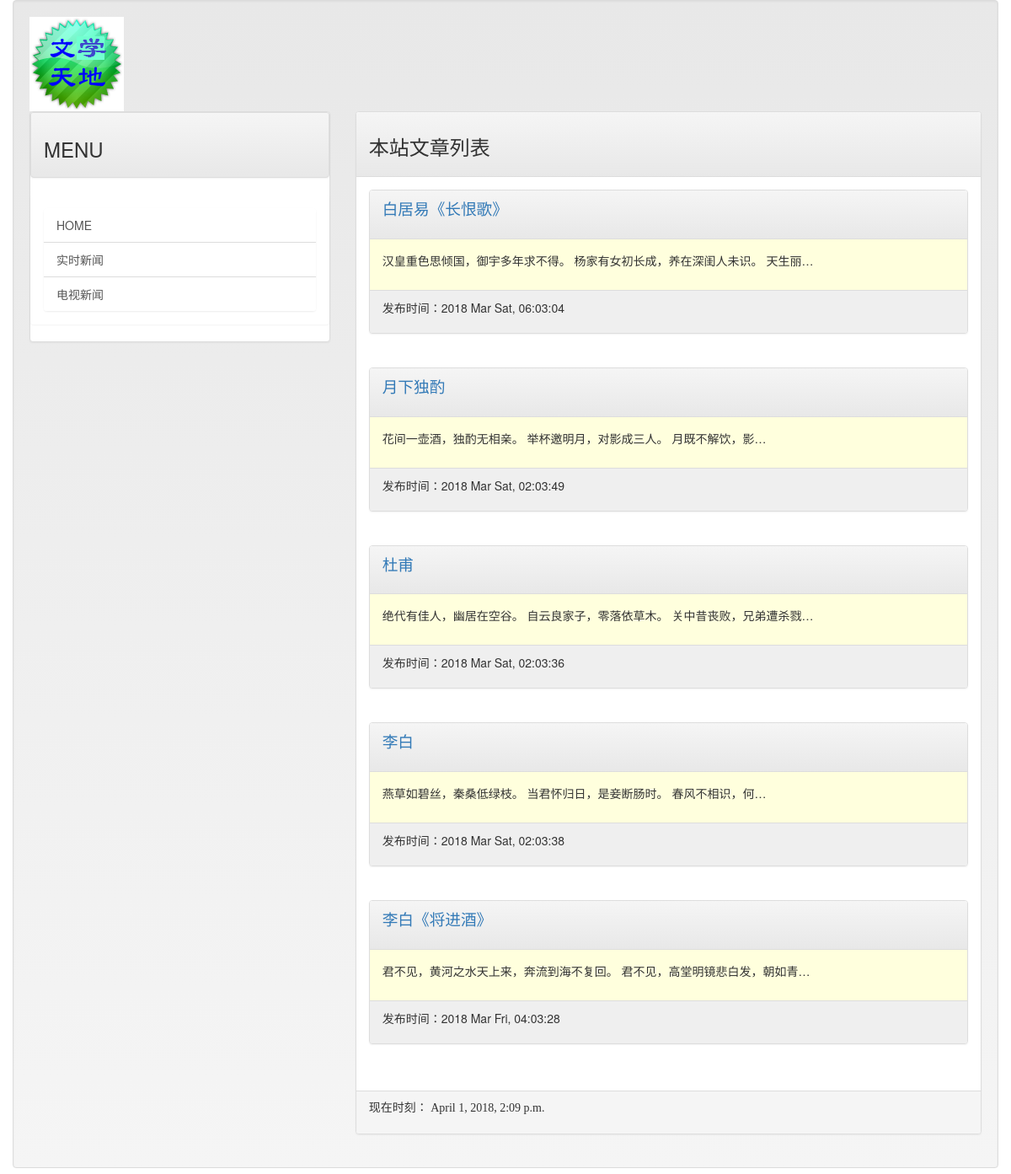
The app's page /, older data.
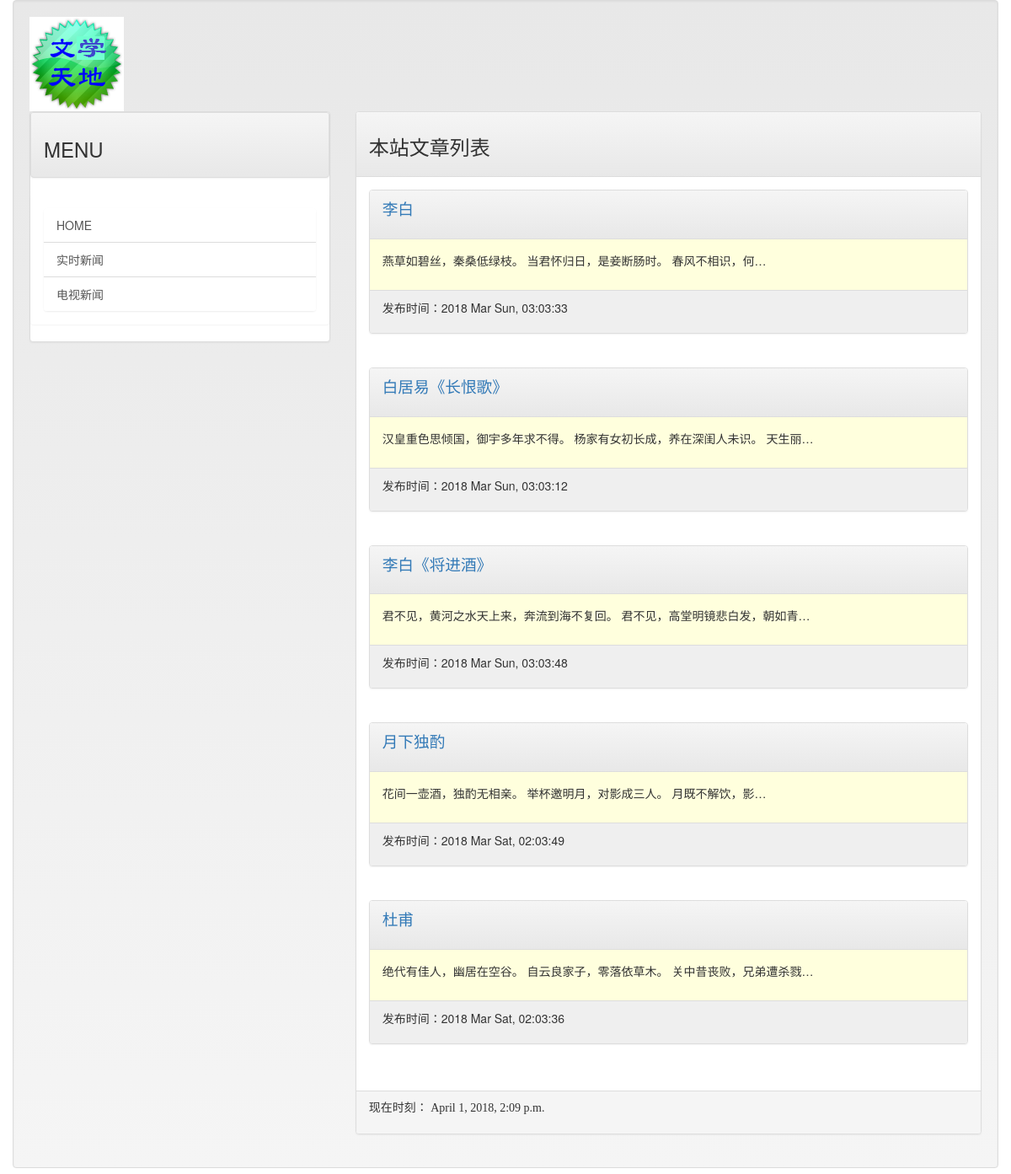
The same page, newer data.
### mainsite/models.py (models this page shows, shortened)
class Post(models.Model):
    title = models.CharField(max_length=200)
    slug = models.CharField(max_length=200)
    body = models.TextField()
    pub_date = models.DateTimeField(auto_now=True)
    class Meta:
        ordering = ('-pub_date',)

### mainsite/views.py (the view)
# urls.py: url('^$',homepage),
def homepage(request):
    template = get_template('index.html')
    posts = Post.objects.all()
    now = datetime.now()
    html = template.render(locals())
    return HttpResponse(html)

### templates/index.html (shortened to what this page needs)
{% extends 'base.html'%}
{% block headmessage %}
    <h3 style="font-family: 楷体;">本站文章列表</h3>
{% endblock %}
{% block content %}
    {% for post in posts %}
        <div class="panel panel-default">
            <div class="panel-heading">
                <p style="font-family: 微软雅黑;font-size:14pt;font-weight: blod;">
                    <a href="/post/{{post.slug}}">{{post.title}}</a>
                </p>
            </div>
            <div class="panel-body" style="background-color: #ffffdd">
                <p>
                    {{ post.body | truncatechars:40}}
                </p>
            </div>
            <div class="panel-footer" style="background-color: #efefef">
                <p>
                    发布时间：{{ post.pub_date | date:"Y M D, h:m:s"}}
                </p>
            </div>
        </div>
        <br>
    {% endfor %}
{% endblock %}}

Row changes from the older to the newer data that the page shows:
changed Post "李白": pub_date "2018 Mar Sat, 02:03:38" → "2018 Mar Sun, 03:03:33"; moves up the list
changed Post "白居易《长恨歌》": pub_date "2018 Mar Sat, 06:03:04" → "2018 Mar Sun, 03:03:12"
changed Post "李白《将进酒》": pub_date "2018 Mar Fri, 04:03:28" → "2018 Mar Sun, 03:03:48"; moves up the list
